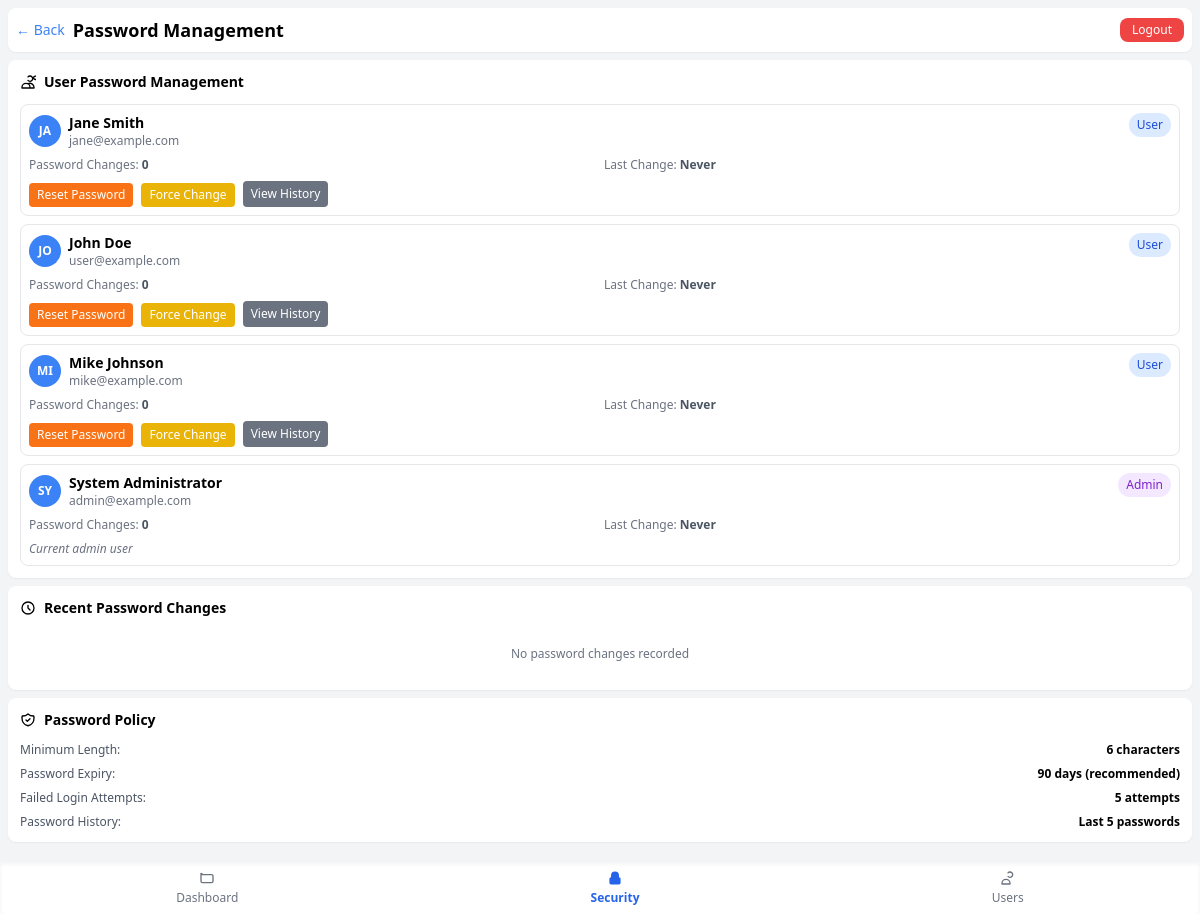
The app's page /admin-password-management.php (signed in) with its own data.
### tables this page shows
CREATE TABLE users (
    id INT PRIMARY KEY AUTO_INCREMENT,
    name VARCHAR(100) NOT NULL,
    email VARCHAR(150) UNIQUE NOT NULL,
    password VARCHAR(255) NOT NULL,
    role ENUM('admin','user') DEFAULT 'user',
    avatar VARCHAR(255) NULL,
    phone VARCHAR(20) NULL,
    department VARCHAR(100) NULL,
    is_active BOOLEAN DEFAULT TRUE,
    last_login TIMESTAMP NULL,
    failed_attempts INT DEFAULT 0,
    locked_until TIMESTAMP NULL,
    force_password_change BOOLEAN DEFAULT FALSE,
    created_at TIMESTAMP DEFAULT CURRENT_TIMESTAMP,
    updated_at TIMESTAMP DEFAULT CURRENT_TIMESTAMP ON UPDATE CURRENT_TIMESTAMP,
    
    INDEX idx_email (email),
    INDEX idx_role (role),
    INDEX idx_active (is_active)
);

### admin-password-management.php (the view, shortened to what this page needs)
<?php
require_once 'includes/db.php';
$stmt = $pdo->prepare("
    SELECT u.*,
           COUNT(pl.id) as password_changes,
           MAX(pl.changed_at) as last_password_change
    FROM users u
    LEFT JOIN password_logs pl ON u.id = pl.user_id
    GROUP BY u.id
    ORDER BY u.name
");
$stmt->execute();
$users = $stmt->fetchAll();
$stmt = $pdo->prepare("
    SELECT pl.*, u.name, u.email
    FROM password_logs pl
    JOIN users u ON pl.user_id = u.id
    ORDER BY pl.changed_at DESC
    LIMIT 20
");
$stmt->execute();
$recentChanges = $stmt->fetchAll();
function timeAgo($datetime) {
    if (!$datetime) return 'Never';
    $time = time() - strtotime($datetime);
    return floor($time/86400) . 'd ago';
}
?>
<!DOCTYPE html>
<html lang="en">
<head>
    <script src="https://cdn.tailwindcss.com"></script>
</head>
<body class="bg-gray-100 min-h-screen pb-16">
    <div class="p-2">
        <header class="flex justify-between items-center py-2 px-2 bg-white rounded-lg shadow-sm mb-2">
            <div class="flex items-center gap-2">
                <a href="admin-dashboard.php" class="text-blue-500 text-sm">← Back</a>
                <h1 class="text-lg font-bold">Password Management</h1>
            </div>
            <a href="?logout=1" class="bg-red-500 text-white px-3 py-1 rounded-lg text-xs">Logout</a>
        </header>
        <div class="bg-white p-3 rounded-lg shadow-sm mb-2">
            <h3 class="text-sm font-semibold mb-3 flex items-center gap-2">
                <svg class="w-4 h-4" fill="none" stroke="currentColor" viewBox="0 0 24 24">
                    <path stroke-linecap="round" stroke-linejoin="round" stroke-width="2" d="M12 4.354a4 4 0 110 5.292M15 21H3v-1a6 6 0 0112 0v1zm0 0h6v-1a6 6 0 00-9-5.197m13.5-9a2.5 2.5 0 11-5 0 2.5 2.5 0 015 0z"></path>
                </svg>
                User Password Management
            </h3>
            <div class="space-y-2">
                <?php foreach ($users as $user): ?>
                    <div class="border border-gray-200 rounded-lg p-2">
                        <div class="flex justify-between items-start mb-2">
                            <div class="flex-1">
                                <div class="flex items-center gap-2">
                                    <div class="w-8 h-8 bg-blue-500 rounded-full flex items-center justify-center">
                                        <span class="text-white font-semibold text-xs"><?= strtoupper(substr($user['name'], 0, 2)) ?></span>
                                    </div>
                                    <div>
                                        <p class="text-sm font-semibold"><?= htmlspecialchars($user['name']) ?></p>
                                        <p class="text-xs text-gray-500"><?= htmlspecialchars($user['email']) ?></p>
                                    </div>
                                </div>
                            </div>
                            <span class="px-2 py-1 text-xs rounded-full <?= $user['role'] === 'admin' ? 'bg-purple-100 text-purple-700' : 'bg-blue-100 text-blue-700' ?>">
                                <?= ucfirst($user['role']) ?>
                            </span>
                        </div>
                        <div class="grid grid-cols-2 gap-2 text-xs text-gray-600 mb-2">
                            <div>
                                <span class="text-gray-500">Password Changes:</span>
                                <span class="font-semibold"><?= $user['password_changes'] ?></span>
                            </div>
                            <div>
                                <span class="text-gray-500">Last Change:</span>
                                <span class="font-semibold"><?= timeAgo($user['last_password_change']) ?></span>
                            </div>
                        </div>
                        <?php if ($user['id'] != $_SESSION['user_id']): ?>
                            <div class="flex gap-2">
                                <form method="POST" class="inline" onsubmit="return confirm('Reset password for <?= htmlspecialchars($user['name']) ?>?')">
                                    <button type="submit" class="bg-orange-500 text-white px-2 py-1 rounded text-xs hover:bg-orange-600">
                                        Reset Password
                                    </button>
                                </form>
                                <form method="POST" class="inline" onsubmit="return confirm('Force password change for <?= htmlspecialchars($user['name']) ?>?')">
                                    <button type="submit" class="bg-yellow-500 text-white px-2 py-1 rounded text-xs hover:bg-yellow-600">
                                        Force Change
                                    </button>
                                </form>
                                <button onclick="viewPasswordHistory(<?= $user['id'] ?>)"
                                        class="bg-gray-500 text-white px-2 py-1 rounded text-xs hover:bg-gray-600">
                                    View History
                                </button>
                            </div>
                        <?php else: ?>
                            <div class="text-xs text-gray-500 italic">Current admin user</div>
                        <?php endif; ?>
                    </div>
                <?php endforeach; ?>
            </div>
        </div>
        <div class="bg-white p-3 rounded-lg shadow-sm mb-2">
            <h3 class="text-sm font-semibold mb-3 flex items-center gap-2">
                <svg class="w-4 h-4" fill="none" stroke="currentColor" viewBox="0 0 24 24">
                    <path stroke-linecap="round" stroke-linejoin="round" stroke-width="2" d="M12 8v4l3 3m6-3a9 9 0 11-18 0 9 9 0 0118 0z"></path>
                </svg>
                Recent Password Changes
            </h3>
            <?php if (empty($recentChanges)): ?>
                <p class="text-xs text-gray-500 text-center py-4">No password changes recorded</p>
            <?php endif; ?>
        </div>
        <div class="bg-white p-3 rounded-lg shadow-sm">
            <h3 class="text-sm font-semibold mb-3 flex items-center gap-2">
                Password Policy
            </h3>
            <div class="space-y-2 text-xs">
                <div class="flex justify-between">
                    <span class="text-gray-600">Minimum Length:</span>
                    <span class="font-semibold">6 characters</span>
                </div>
                <div class="flex justify-between">
                    <span class="text-gray-600">Password Expiry:</span>
                    <span class="font-semibold">90 days (recommended)</span>
                </div>
                <div class="flex justify-between">
                    <span class="text-gray-600">Failed Login Attempts:</span>
                    <span class="font-semibold">5 attempts</span>
                </div>
                <div class="flex justify-between">
                    <span class="text-gray-600">Password History:</span>
                    <span class="font-semibold">Last 5 passwords</span>
                </div>
            </div>
        </div>
    </div>
    <footer class="fixed bottom-0 left-0 right-0 bg-white shadow-inner flex justify-around py-2">
        <a href="admin-dashboard.php" class="text-xs text-gray-500 flex flex-col items-center">
            <svg class="w-4 h-4 mb-1" fill="none" stroke="currentColor" viewBox="0 0 24 24">
                <path stroke-linecap="round" stroke-linejoin="round" stroke-width="2" d="M3 7v10a2 2 0 002 2h14a2 2 0 002-2V9a2 2 0 00-2-2H5a2 2 0 00-2-2z"></path>
            </svg>
            Dashboard
        </a>
        <a href="admin-password-management.php" class="text-xs text-blue-600 font-semibold flex flex-col items-center">
            <svg class="w-4 h-4 mb-1" fill="currentColor" viewBox="0 0 20 20">
                <path fill-rule="evenodd" d="M5 9V7a5 5 0 0110 0v2a2 2 0 012 2v5a2 2 0 01-2 2H5a2 2 0 01-2-2v-5a2 2 0 012-2z" clip-rule="evenodd"></path>
            </svg>
            Security
        </a>
        <a href="admin-users.php" class="text-xs text-gray-500 flex flex-col items-center">
            <svg class="w-4 h-4 mb-1" fill="none" stroke="currentColor" viewBox="0 0 24 24">
                <path stroke-linecap="round" stroke-linejoin="round" stroke-width="2" d="M12 4.354a4 4 0 110 5.292M15 21H3v-1a6 6 0 0112 0v1z"></path>
            </svg>
            Users
        </a>
    </footer>
</body>
</html>

### records on screen
users: name "JA", name "Jane Smith", email "jane@example.com", role "User", password_changes "0", last_password_change "Never"
users: name "JO", name "John Doe", email "user@example.com", role "User", password_changes "0", last_password_change "Never"
users: name "MI", name "Mike Johnson", email "mike@example.com", role "User", password_changes "0", last_password_change "Never"
users: name "SY", name "System Administrator", email "admin@example.com", role "Admin", password_changes "0", last_password_change "Never", shows "Current admin user"
